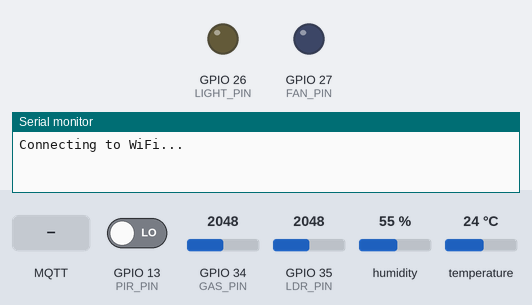
Bench run of a sketch on a simulated ESP32. Shown: output pins drawn as LEDs (lit = HIGH), the last lines printed to the serial monitor. The test bench sets the inputs (shaded band); at power-on: GPIO 13 (PIR_PIN) LOW, GPIO 34 (GAS_PIN) = 2048, GPIO 35 (LDR_PIN) = 2048, humidity 55 %, temperature 24 °C. WiFi joins after 1.5 s; servers stay silent unless stated; no MQTT or app messages arrive unless stated.

Above: at 0.1 s.
At 4.8 s:
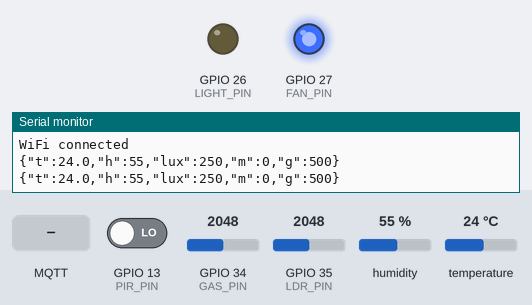
4.9 s: MQTT message "light" arrives on the first subscribed topic
6.5 s: MQTT message "ON" arrives on the first subscribed topic
8.0 s: MQTT message "1" arrives on the first subscribed topic
Timing chart, 0 to 11.0 s (numbered marks = the images above; inputs shaded):
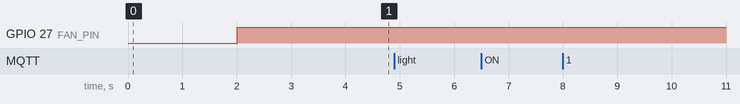

The sketch:

sketch.ino
```cpp
// Smart Home ESP32 node. Run one copy per room (hall / bedroom / kitchen).
// Wokwi libraries to add: PubSubClient, DHT sensor library
#include <WiFi.h>
#include <PubSubClient.h>
#include <DHT.h>

// ====== CHANGE THESE ======
#define ROOM "hall"
#define BASE "sh/lv/home/"
#define CLIENT_SUFFIX "me1"   // any unique text, must differ from your friend's copy
const char* WIFI_SSID = "Wokwi-GUEST";
const char* WIFI_PASS = "";
const char* MQTT_HOST = "broker.hivemq.com";
const int   MQTT_PORT = 1883;
// ==========================

#define DHT_PIN 15
#define PIR_PIN 13
#define GAS_PIN 34
#define LDR_PIN 35
#define LIGHT_PIN 26
#define FAN_PIN 27

DHT dht(DHT_PIN, DHT22);
WiFiClient net;
PubSubClient mqtt(net);
unsigned long lastPub = 0, lastTry = 0;
bool gasAlarm = false;
bool wifiReported = false;

String topic(String s) { return String(BASE) + ROOM + "/" + s; }

void setDevice(const char* dev, bool on) {
  digitalWrite(strcmp(dev, "light") == 0 ? LIGHT_PIN : FAN_PIN, on);
  mqtt.publish(topic(String(dev) + "/state").c_str(), on ? "ON" : "OFF", true);
}

void onMessage(char* t, byte* p, unsigned int len) {
  String top(t), msg;
  for (unsigned int i = 0; i < len; i++) msg += (char)p[i];
  Serial.print("MQTT message: ");
  Serial.print(top);
  Serial.print(" = ");
  Serial.println(msg);
  bool on = (msg == "ON");
  if (top.endsWith("/light/set")) setDevice("light", on);
  else if (top.endsWith("/fan/set")) setDevice("fan", on);
}

void tryMqtt() {
  String id = String("esp32-") + ROOM + "-" + CLIENT_SUFFIX;
  Serial.print("MQTT connecting as ");
  Serial.println(id);
  if (mqtt.connect(id.c_str())) {
    Serial.println("MQTT connected");
    mqtt.subscribe(topic("+/set").c_str());
    setDevice("light", digitalRead(LIGHT_PIN));
    setDevice("fan", digitalRead(FAN_PIN));
  } else {
    Serial.print("MQTT failed, rc=");
    Serial.println(mqtt.state());
  }
}

void setup() {
  Serial.begin(115200);
  pinMode(PIR_PIN, INPUT);
  pinMode(LIGHT_PIN, OUTPUT);
  pinMode(FAN_PIN, OUTPUT);
  dht.begin();
  Serial.println("Connecting to WiFi...");
  WiFi.begin(WIFI_SSID, WIFI_PASS, 6);   // channel 6 is required by Wokwi
  mqtt.setServer(MQTT_HOST, MQTT_PORT);
  mqtt.setCallback(onMessage);
}

void loop() {
  if (WiFi.status() == WL_CONNECTED && !wifiReported) {
    wifiReported = true;
    Serial.println("WiFi connected");
  }

  if (WiFi.status() == WL_CONNECTED && !mqtt.connected() && millis() - lastTry > 5000) {
    lastTry = millis();
    tryMqtt();
  }
  mqtt.loop();

  if (millis() - lastPub > 2000) {
    lastPub = millis();
    float t = dht.readTemperature(), h = dht.readHumidity();
    if (isnan(t)) t = 0;
    if (isnan(h)) h = 0;
    int gas = map(analogRead(GAS_PIN), 0, 4095, 0, 1000);
    int lux = map(analogRead(LDR_PIN), 0, 4095, 0, 500);
    int m = digitalRead(PIR_PIN);

    // Device-level fail-safe: works even when Wi-Fi/broker is down
    if (gas > 400 && !gasAlarm) {
      gasAlarm = true;
      setDevice("fan", true);
      mqtt.publish((String(BASE) + "alerts").c_str(), (String("GAS LEAK in ") + ROOM).c_str());
    } else if (gas < 300) gasAlarm = false;

    char buf[120];
    snprintf(buf, sizeof(buf), "{\"t\":%.1f,\"h\":%.0f,\"lux\":%d,\"m\":%d,\"g\":%d}", t, h, lux, m, gas);
    mqtt.publish(topic("sensors").c_str(), buf);
    Serial.println(buf);
  }
}
```
